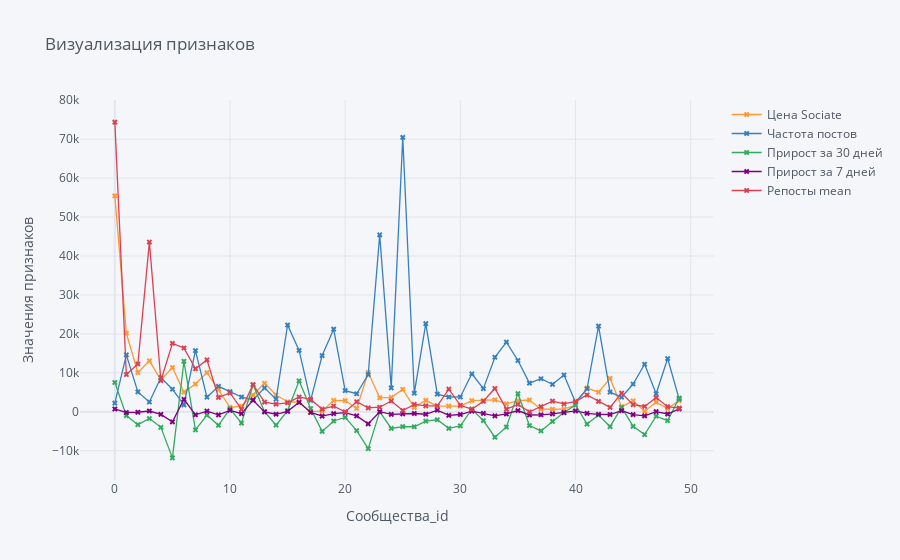

Here is the notebook cell this chart was saved with:
### Code cell
import cufflinks as cf
cf.go_offline()
cf.set_config_file(offline=False, world_readable=True)
df3_copy = df3_c.copy()
df3_copy = df3_copy.head(50)
df3_copy[["Cообщества_id", "Цена Sociate",'Частота постов','Прирост за 30 дней','Прирост за 7 дней','Репосты mean']].iplot(
    y=["Цена Sociate",'Частота постов','Прирост за 30 дней','Прирост за 7 дней','Репосты mean'],
    mode="lines+markers",
    opacity=0.9,
    size=5,
    symbol=4,
    xTitle="Cообщества_id",
    yTitle="Значения признаков",
    # text="title",
    title="Визуализация признаков",
)

### Figure 1 — Plotly figure (JSON) as saved in the notebook; plotly's stock layout.template omitted (floating-point values rounded to 4 significant figures)
{"data": [{"line": {"color": "rgba(255, 153, 51, 1.0)", "dash": "solid", "shape": "linear", "width": 1.3}, "marker": {"size": 5, "symbol": 4}, "mode": "lines+markers", "name": "Цена Sociate", "text": "", "type": "scatter", "x": [0, 1, 2, 3, 4, 5, 6, 7, 8, 9, 10, 11, 12, 13, 14, 15, 16, 17, 18, 19, 20, 21, 22, 23, 24, 25, 26, 27, 28, 29, 30, 31, 32, 33, 34, 35, 36, 37, 38, 39, 40, 41, 42, 43, 44, 45, 46, 47, 48, 49], "y": [55440, 20160, 10080, 13090, 8208, 11376, 5040, 7128, 10080, 5775, 1152, 1440, 4284, 7344, 4319, 2592, 2448, 22, 144, 2950, 2880, 864, 10080, 3600, 3723, 5760, 1152, 2950, 1440, 1440, 1440, 2880, 2880, 3050, 2016, 2880, 3024, 670, 648, 692, 1728, 6102, 5040, 8568, 1296, 2818, 144, 2448, 864, 2880]}, {"line": {"color": "rgba(55, 128, 191, 1.0)", "dash": "solid", "shape": "linear", "width": 1.3}, "marker": {"size": 5, "symbol": 4}, "mode": "lines+markers", "name": "Частота постов", "text": "", "type": "scatter", "x": [0, 1, 2, 3, 4, 5, 6, 7, 8, 9, 10, 11, 12, 13, 14, 15, 16, 17, 18, 19, 20, 21, 22, 23, 24, 25, 26, 27, 28, 29, 30, 31, 32, 33, 34, 35, 36, 37, 38, 39, 40, 41, 42, 43, 44, 45, 46, 47, 48, 49], "y": [2218, 14622, 5109, 2524, 8791, 5800, 1790, 15694, 3745, 6548, 5169, 3807, 3018, 6139, 3236, 22287, 15759, 2922, 14435, 21218, 5419, 4639, 9548, 45436, 6140, 70462, 4775, 22636, 4535, 3794, 3806, 9755, 5944, 13998, 17891, 13164, 7371, 8495, 7056, 9445, 2448, 5904, 21988, 5040, 3745, 7127, 12213, 4632, 13673, 3236]}, {"line": {"color": "rgba(50, 171, 96, 1.0)", "dash": "solid", "shape": "linear", "width": 1.3}, "marker": {"size": 5, "symbol": 4}, "mode": "lines+markers", "name": "Прирост за 30 дней", "text": "", "type": "scatter", "x": [0, 1, 2, 3, 4, 5, 6, 7, 8, 9, 10, 11, 12, 13, 14, 15, 16, 17, 18, 19, 20, 21, 22, 23, 24, 25, 26, 27, 28, 29, 30, 31, 32, 33, 34, 35, 36, 37, 38, 39, 40, 41, 42, 43, 44, 45, 46, 47, 48, 49], "y": [7523, -984, -3309, -1732, -3985, -11833, 12973, -4644, -873, -3464, 777, -2900, 6947, 16, -3421, 316, 7941, 852, -5038, -2359, -1445, -4829, -9468, 41, -4268, -3806, -3841, -2389, -2045, -4247, -3599, 669, -2265, -6529, -3897, 4684, -3536, -4913, -2475, -178, 1750, -3164, -826, -3797, 1146, -3730, -5858, -1129, -2268, 3545]}, {"line": {"color": "rgba(128, 0, 128, 1.0)", "dash": "solid", "shape": "linear", "width": 1.3}, "marker": {"size": 5, "symbol": 4}, "mode": "lines+markers", "name": "Прирост за 7 дней", "text": "", "type": "scatter", "x": [0, 1, 2, 3, 4, 5, 6, 7, 8, 9, 10, 11, 12, 13, 14, 15, 16, 17, 18, 19, 20, 21, 22, 23, 24, 25, 26, 27, 28, 29, 30, 31, 32, 33, 34, 35, 36, 37, 38, 39, 40, 41, 42, 43, 44, 45, 46, 47, 48, 49], "y": [724, -187, -117, 200, -664, -2584, 3199, -768, 182, -805, 353, -484, 3002, -15, -633, 122, 2431, -173, -1115, -478, -233, -1047, -3102, 19, -663, -526, -435, -629, 409, -912, -696, 188, -422, -1048, -561, 320, -817, -771, -531, -222, 236, -393, -644, -698, 269, -721, -1046, 36, -567, 756]}, {"line": {"color": "rgba(219, 64, 82, 1.0)", "dash": "solid", "shape": "linear", "width": 1.3}, "marker": {"size": 5, "symbol": 4}, "mode": "lines+markers", "name": "Репосты mean", "text": "", "type": "scatter", "x": [0, 1, 2, 3, 4, 5, 6, 7, 8, 9, 10, 11, 12, 13, 14, 15, 16, 17, 18, 19, 20, 21, 22, 23, 24, 25, 26, 27, 28, 29, 30, 31, 32, 33, 34, 35, 36, 37, 38, 39, 40, 41, 42, 43, 44, 45, 46, 47, 48, 49], "y": [74385, 9578, 12286, 43573, 7985, 17584, 16394, 11060, 13334, 3689, 4846, 660, 6999, 2491, 1986, 2289, 3805, 3187, 699, 1461, 0, 2581, 1022, 1178, 2761, 332, 1922, 1507, 1522, 5823, 1676, 660, 2716, 5994, 676, 1909, 0, 1333, 2725, 2015, 2673, 4310, 2662, 1135, 4816, 1823, 1373, 3652, 1312, 968]}], "layout": {"legend": {"bgcolor": "#F5F6F9", "font": {"color": "#4D5663"}}, "paper_bgcolor": "#F5F6F9", "plot_bgcolor": "#F5F6F9", "title": {"font": {"color": "#4D5663"}, "text": "Визуализация признаков"}, "xaxis": {"gridcolor": "#E1E5ED", "showgrid": true, "tickfont": {"color": "#4D5663"}, "title": {"font": {"color": "#4D5663"}, "text": "Cообщества_id"}, "zerolinecolor": "#E1E5ED"}, "yaxis": {"gridcolor": "#E1E5ED", "showgrid": true, "tickfont": {"color": "#4D5663"}, "title": {"font": {"color": "#4D5663"}, "text": "Значения признаков"}, "zerolinecolor": "#E1E5ED"}}}
